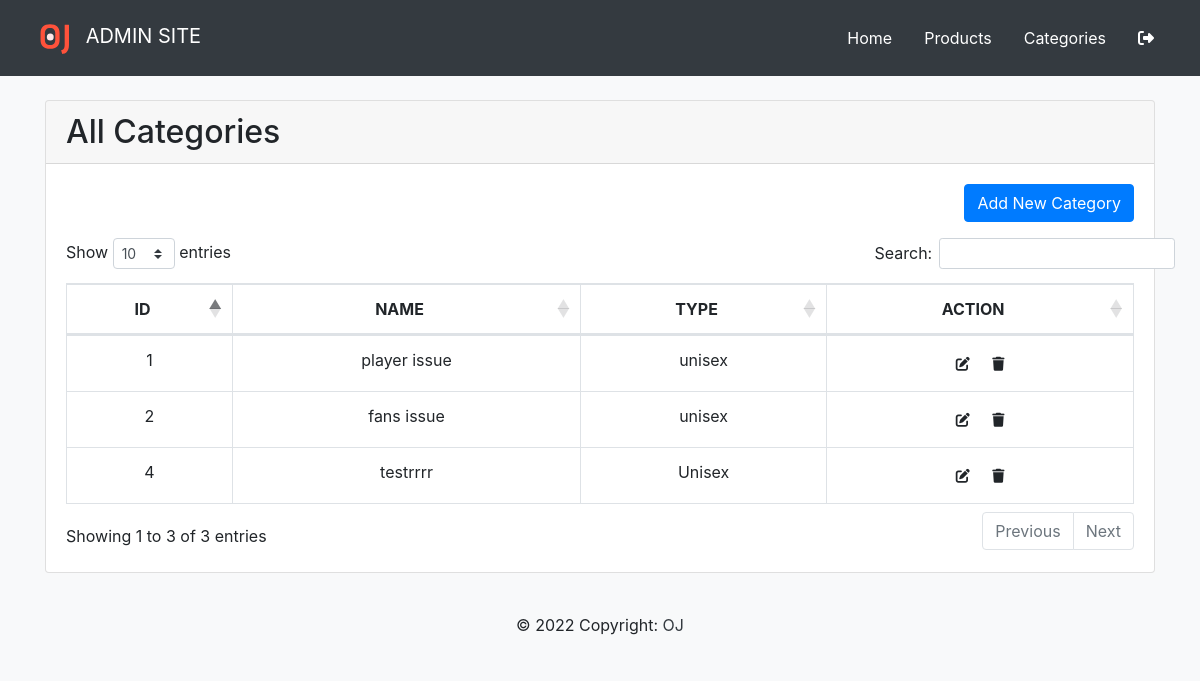
The app's page /admin/categories.php with its own data.
### tables this page shows
CREATE TABLE `category` (
  `category_id` int NOT NULL,
  `category_name` varchar(255) DEFAULT NULL,
  `category_type` varchar(255) DEFAULT NULL,
  `created_at` timestamp NULL DEFAULT NULL,
  `updated_at` timestamp NULL DEFAULT NULL
);

### admin/categories.php (the view, shortened to what this page needs)
<!doctype html>
<html lang="en">
  <head>
    <?php include('layouts/header.php') ?>
  </head>
  <body class="bg-light">
      <?php include('layouts/navbar.php'); ?>
    <div class="container mb-4">
      <div class="card">
        <h2 class="card-header">All Categories</h2>
        <div class="card-body">
          <div class="row align-item-start">
            <div class="col"></div>
            <div class="col"></div>
            <div class="col"><a class="btn btn-primary ml-3 float-right" href="category-add.php">Add New Category</a></div>
          </div>
              <table class="table table-bordered text-center" id="dataTable">
                <thead>
                  <tr>
                    <th scope="col" class="text-center">ID</th>
                    <th scope="col" class="text-center">NAME</th>
                    <th scope="col" class="text-center">TYPE</th>
                    <th scope="col" class="text-center">ACTION</th>
                  </tr>
                </thead>
                <tbody>
                <?php
                  include('connection.php');
                  $sql = mysqli_query($conn, "select * from category");
                  while($data=mysqli_fetch_array($sql))
                  {
                ?>
                  <tr>
                    <td><?php echo $data['category_id'];?></td>
                    <td><?php echo $data['category_name'];?></td>
                    <td><?php echo $data['category_type'];?></td>
                    <td>
                    <button type="button" class="btn btn-sm"><a href="category-update.php?updateId=<?php echo $data['category_id'] ?>"><i class="fa-solid fa-pen-to-square" style="color: #212529;"></i></a></button>
                    <button class="btn btn-sm"><a href="category-delete.php?deleteId=<?php echo $data['category_id'] ?>"><i class="fa-solid fa-trash" style="color: #212529;"></i></a></button>
                    </td>
                  </tr>
                  <?php
                  }
                  ?>
                </tbody>
              </table>
        </div>
      </div>
    </div>
    <?php include('layouts/footer.php'); ?>
  </body>
</html>

### records on screen
category: category_id "1", category_name "player issue", category_type "unisex"
category: category_id "2", category_name "fans issue", category_type "unisex"
category: category_id "4", category_name "testrrrr", category_type "Unisex"
